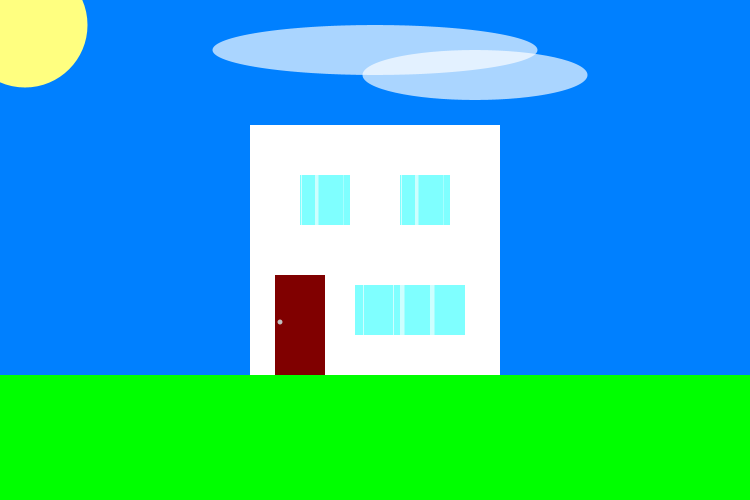
Frame 1 (no input)
Frame 60 (the mouse pressed at the canvas centre just before this capture): identical to frame 1, image omitted
Frame 120 (the mouse held since frame 60 and released just before this capture): identical to frame 1, image omitted

The Processing sketch that drew this single still picture (run headless with seeded random() and noise(); from frame 60 on, the mouse is pressed at the canvas centre):

// Processing sketch: processing_104490
// ── processing_104490.pde

void setup () {
  size(750, 500);
  background(255);
  noStroke();
  fill(0, 255, 0);
  rect(0, 375, width, 125);
}

void draw () {
  noStroke();
  if (mouseY> width/2) {
    fill(0, 0, 128);
    rect(0, 0, width, 375);
    fill(192, 192, 192);
    rect(250, 125, 250, 250);
    fill(128, 128, 128);
    ellipse(25, 25, 125, 125);
  } else {
    fill(0, 128, 255);
    rect(0, 0, width, 375);
    fill(255, 255, 255);
    rect(250, 125, 250, 250);
    fill(255, 255, 128);
    ellipse(25, 25, 125, 125);
  }
  
  strokeWeight(1);
  if (mouseY>width/2) {
    fill(64, 0, 0);
    rect(275, 275, 50, 100);
  } else {
    fill(128, 0, 0);
    rect(275, 275, 50, 100);
  }
  
  if (mouseY>width/2) {
    fill(0, 128, 128, 128);
    rect(300, 175, 50, 50);
  } else {
    fill(0, 255, 255, 128);
    rect(300, 175, 50, 50);
  }
  
  if (mouseY>width/2) {
    fill(0, 128, 128, 128);
    rect(400, 175, 50, 50);
  } else {
    fill(0, 255, 255, 128);
    rect(400, 175, 50, 50);
  }
  
  if (mouseY>width/2) {
    fill(0, 128, 128, 128);
    rect(355, 285, 110, 50);
  } else {
    fill(0, 255, 255, 128);
    rect(355, 285, 110, 50);
  }

  noStroke();
  for (int y=400; y<450; y+=30)
  {
    fill (255, 155);
    rect(y, 285, 4.5, 50);
    fill(255, 155);
    rect(y-37, 285, 1, 50);
  }
  
  for (int z=315; z<320; z+=7)
  {
    fill (255, 155);
    rect(z, 175, 3.5, 50);
    fill(255, 155);
    rect(z-14, 175, 1, 50);
    rect(z+28, 175, 0.5, 50);
  }
  
  for (int z=415; z<425; z+=14)
  {
    fill (255, 155);
    rect(z, 175, 3.5, 50);
    fill(255, 155);
    rect(z-14, 175, 1, 50);
    rect(z+28, 175, 0.5, 50);
  }
  
  if (mouseY>width/2) {
    fill(96);
    ellipse(280, 322, 5, 5);
  } else {
    fill(192);
    ellipse(280, 322, 5, 5);
  }
  
  fill(255, 170);
  ellipse(375, 50, 325, 50);
  ellipse(475, 75, 225, 50);
}
